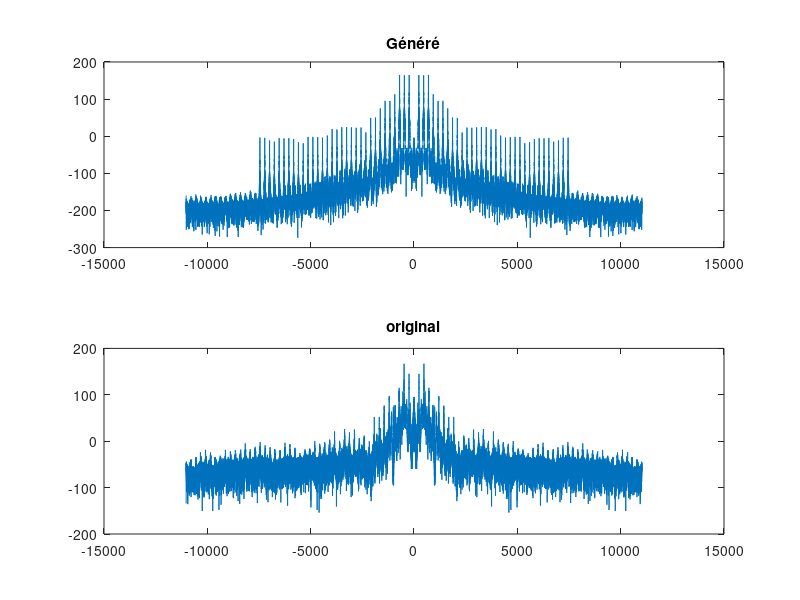

Recreate this plot in MATLAB.
clear all
close all
load("data_basson.mat")
%%Recréer un LA#
t = (0:length(y)-1) / fe;

sum_sinuses = zeros(1, length(t));
for i = 1:length(index_harmo)
    sum_sinuses = sum_sinuses + Fmag(index_harmo(i)) * cos(2*pi*harmoniques(i)*t+Fphase(index_harmo(i)));
end

synthLA = sum_sinuses' .* y_enveloppe;
synthLA = synthLA / max(abs(synthLA));

sound(synthLA, fe);
audiowrite("basson_generated.wav",synthLA, fe);

% Affichage de la comparaison des deux signaux (original vs généré)
figure(29);
clf
fftSynth = abs(fftshift(fft(synthLA,N)));
subplot(2,1,1);
plot(n,20*log(fftSynth))
title("Généré");
subplot(2,1,2);
fftOriginal = abs(fftshift(fft(y)));
plot(n,20*log(fftOriginal));
title("original");